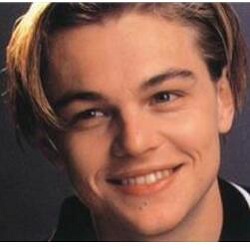
#> input picture data/6.png, 250 x 250 px; its folder holds only this picture in this run
$ python PCA.py
#> lines starting #> are read from the running program, lines starting #| are printed output that depends on the picture
import numpy as np
import matplotlib.pyplot as plt
from mpl_toolkits.mplot3d import Axes3D
from numpy.random.mtrand import RandomState
import os
import matplotlib.image as mpimg
import cv2
from PIL import Image
import math

size = (40, 40)  #将图像压缩成size大小


def PCA(data, k):
    row, col = data.shape
    mean = np.sum(data, 0) / row  #均值
    data_centered = data - mean  #均一化
    cov = np.dot(data_centered.T, data_centered)  #协方差矩阵
    eigValues, eigVectors = np.linalg.eig(cov)  #求协方差矩阵的特征值和特征向量
    eigValueSorted = np.argsort(eigValues)  #特征值排序
    eigVectorTar = eigVectors[:,
                              eigValueSorted[:-(k + 1):-1]]  #提取最大的k个特征值对应的特征向量
    return data_centered, eigVectorTar, mean


def show_3D(X):
    fig = plt.figure()
    axes = Axes3D(fig)
    axes.view_init(elev=20, azim=80)
    axes.scatter(X[:, 0], X[:, 1], X[:, 2], c=X[:, 0], cmap=plt.cm.gnuplot)
    axes.legend(loc='best')
    plt.show()


def show_2D(X):
    plt.scatter(X[:, 0].tolist(),
                X[:, 1].tolist(),
                c=X[:, 0].tolist(),
                cmap=plt.cm.gnuplot)
    plt.show()
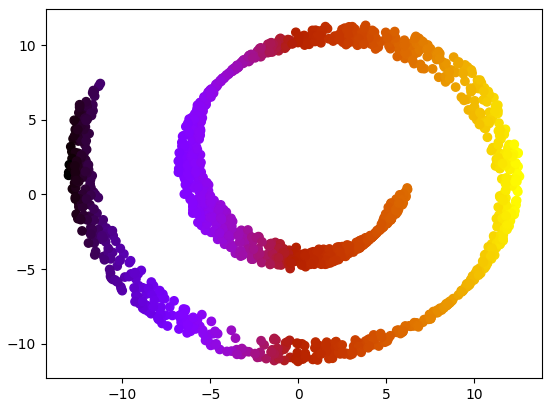
#> figure drawn by matplotlib, 1 panel


def run_PCA_data(X):
    show_3D(X)
    data_centered, eigVectors, mean = PCA(X, 2)
    data_transformed = np.dot(data_centered, eigVectors)
    show_2D(data_transformed)


'''
对x进行旋转
theta:旋转的弧度
axis:所绕的轴，x,y,z
'''


def rotate(X, theta=0, axis='x'):
    if axis == 'x':
        rotate = [[1, 0, 0], [0, np.cos(theta), -np.sin(theta)],
                  [0, np.sin(theta), np.cos(theta)]]
        return np.dot(rotate, X)
    elif axis == 'y':
        rotate = [[np.cos(theta), 0, np.sin(theta)], [0, 1, 0],
                  [-np.sin(theta), 0, np.cos(theta)]]
        return np.dot(rotate, X)
    elif axis == 'z':
        rotate = [[np.cos(theta), -np.sin(theta), 0],
                  [np.sin(theta), np.cos(theta), 0], [0, 0, 1]]
        return np.dot(rotate, X)
    else:
        print('Invaild axis')
        return X


"""
n:数据点个数
noise:噪声程度
scale_y:厚度
"""


def generate(n=100, noise=0.0, scale_y=100):
    t = 1.5 * np.pi * (1 + 2 * np.random.rand(1, n))
    x = t * np.cos(t)
    y = scale_y * np.random.rand(1, n)
    z = t * np.sin(t)
    X = np.concatenate((x, y, z))
    X += noise * np.random.randn(3, n)
    X = rotate(X, 40 * np.pi / 180, 'z')
    X = X.T
    return X


x1 = generate(1500, 0, 20)
#x2 = generate(1000, 0, 10)
#x3 = generate(1000, 1, 10)
run_PCA_data(x1)
#run_PCA_data(x2)
#run_PCA_data(x3)
'''
read data of face from path
'''


def read_face_data(file_path):
#> called with file_path = 'data'
    file_list = os.listdir(file_path)
    data = []
    i = 1
    plt.figure(figsize=size)
    for file in file_list:
        path = os.path.join(file_path, file)
        plt.subplot(3, 4, i)
        with open(path) as f:
            img = cv2.imread(path)  #read img data
#> img is the input picture: shape (250, 250, 3); mean B, G, R 80.1, 94.1, 132.5
            img = cv2.resize(img, size)  #压缩图像
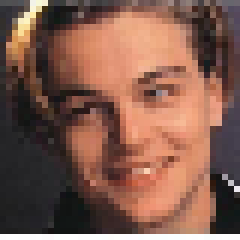
#> img: shape (40, 40, 3) (shown 6 times larger); mean B, G, R 77.6, 91.6, 130.1
            img_gray = cv2.cvtColor(img, cv2.COLOR_BGR2GRAY)  #灰度图
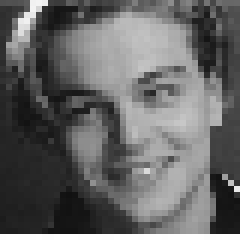
#> img_gray: shape (40, 40) (shown 6 times larger); min 17, max 255, mean 101.5
            plt.imshow(img_gray)
            h, w = img_gray.shape
#> h = 40; w = 40
            img_col = img_gray.reshape(h * w)  #拉平
#> img_col = 1600 values, max 255 at index 1561, min 17 at index 1291, mean 101.5
            data.append(img_col)
        i += 1
    plt.show()
    return np.array(data)


'''
计算峰值信噪比
'''


def psnr(img1, img2):
    mse = np.mean((img1 / 255. - img2 / 255.)**2)
    if mse < 1.0e-10:
        return 100
    PIXEL_MAX = 1
    return 20 * math.log10(PIXEL_MAX / math.sqrt(mse))


data = read_face_data('data')
n_sample, n_features = data.shape
#> n_sample = 1; n_features = 1600
data_centered, eigVectors, mean_data = PCA(data, 1)
#> call 2 of PCA, with data = array of shape (1, 1600), k = 1
#> in PCA (call 2), `mean = np.sum(data, 0) / row`: mean has the same summary as img_col in read_face_data
#> in PCA (call 2), `cov = np.dot(data_centered.T, data_centered)`: cov: shape (1600, 1600) float64; every value is 0
#> in PCA (call 2), `eigValues, eigVectors = np.linalg.eig(cov)`:
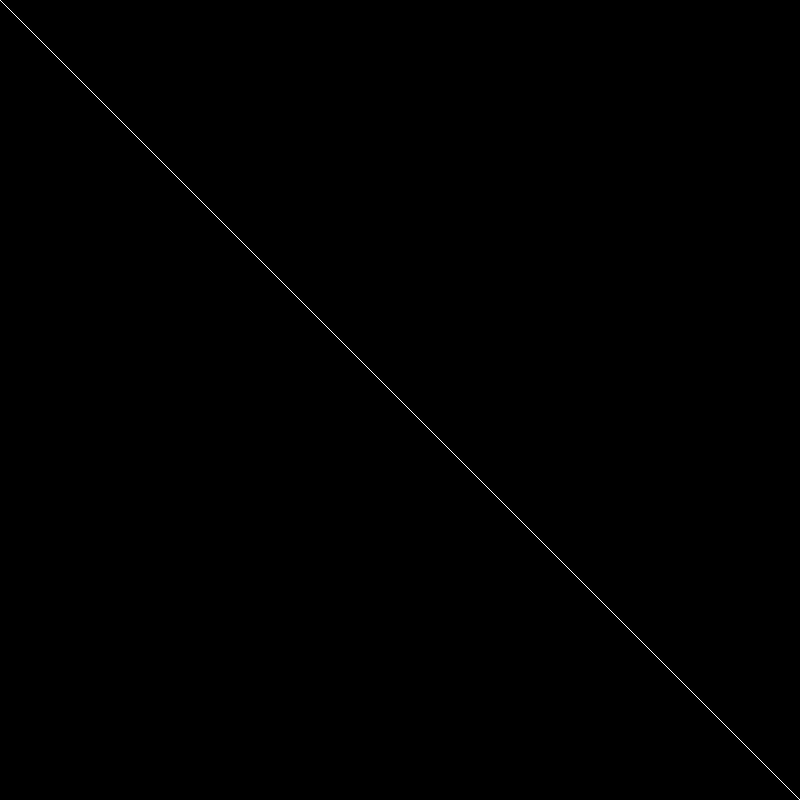
#> eigVectors: shape (1600, 1600) float64 (shown at 1/2 size); values 0 (black) and 1 (white), 0.06% white in thin lines or dots
#> in PCA (call 2), `eigValues, eigVectors = np.linalg.eig(cov)`: eigValues = 1600 values from 0 to 0
#> in PCA (call 2), `eigValueSorted = np.argsort(eigValues)`: eigValueSorted = 1600 values, max 1599 at index 7, min 0 at index 56, mean 799.5
#> in PCA (call 2), `eigVectorTar = eigVectors[:, eigValueSorted[:-(k + 1):-1]]`: eigVectorTar = 1600 values, max 1 at index 39, min 0 at index 0, mean 0.000625
#> eigVectors has the same summary as eigVectorTar in PCA; mean_data has the same summary as img_col in read_face_data
print(eigVectors)
#> (printed output is left out)
eigVectors = np.real(eigVectors)  #特征向量矩阵可能出现复向量，保留实部
data_pca = np.dot(data_centered, eigVectors)
#> data_pca = [0]
data_reconstruct = np.dot(data_pca, eigVectors.T) + mean_data
plt.figure(figsize=size)
for i in range(n_sample):
    plt.subplot(3, 4, i + 1)
    plt.imshow(data_reconstruct[i].reshape(size))
plt.show()
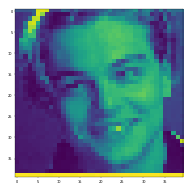
#> figure drawn by matplotlib, 1 panel

print("信噪比：")
for i in range(n_sample):
    a = psnr(data[i], data_reconstruct[i])
    print("img ", i, " 信噪比:", a)
#> this loop made 1 pass
#> (mse in psnr, a) on pass 1: (0, 100)
#| img  0  信噪比: 100

$ run again, on data/7.png
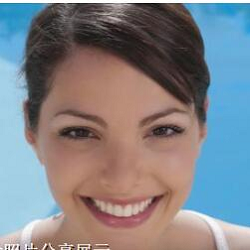
#> input picture data/7.png, 250 x 250 px
#> in read_face_data, img is the input picture: shape (250, 250, 3); mean B, G, R 134.9, 130.2, 129.5
#> img: shape (40, 40, 3)
#> in read_face_data, `img_gray = cv2.cvtColor(img, cv2.COLOR_BGR2GRAY)`:
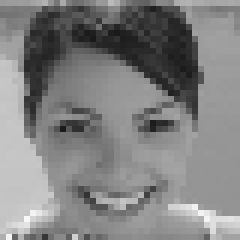
#> img_gray: shape (40, 40) (shown 6 times larger); min 25, max 248, mean 129.5
#> img_col = 1600 values, max 248 at index 1444, min 25 at index 255, mean 129.5
#> cov: shape (1600, 1600) float64; every value is 0
#> `data_centered, eigVectors, mean_data = PCA(data, 1)`: eigVectors = 1600 values, max 1 at index 39, min 0 at index 0, mean 0.000625; mean_data has the same summary as img_col in read_face_data
#> (printed output is left out)
#> data_pca = [0]
#> `plt.show()`:
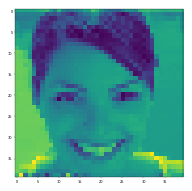
#> figure drawn by matplotlib, 1 panel
#> the loop `for i in range(n_sample):` made 1 pass
#> a on pass 1: 100
#> (printed output is left out)

$ run again, on data/8.png
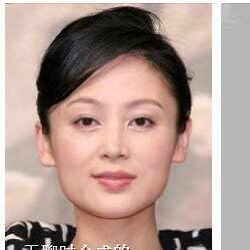
#> input picture data/8.png, 250 x 250 px
#> in read_face_data, img is the input picture: shape (250, 250, 3); mean B, G, R 145.5, 154.1, 177.7
#> img: shape (40, 40, 3)
#> in read_face_data, `img_gray = cv2.cvtColor(img, cv2.COLOR_BGR2GRAY)`:
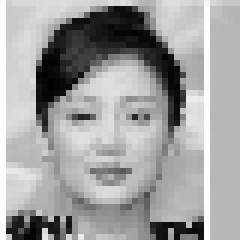
#> img_gray: shape (40, 40) (shown 6 times larger); min 2, max 255, mean 159.5
#> img_col = 1600 values, max 255 at index 194, min 2 at index 487, mean 159.5
#> cov: shape (1600, 1600) float64; every value is 0
#> `data_centered, eigVectors, mean_data = PCA(data, 1)`: eigVectors = 1600 values, max 1 at index 39, min 0 at index 0, mean 0.000625; mean_data has the same summary as img_col in read_face_data
#> (printed output is left out)
#> data_pca = [0]
#> `plt.show()`:
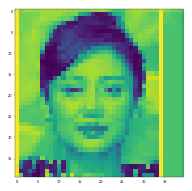
#> figure drawn by matplotlib, 1 panel
#> the loop `for i in range(n_sample):` made 1 pass
#> a on pass 1: 100
#> (printed output is left out)

$ run again, on data/9.png
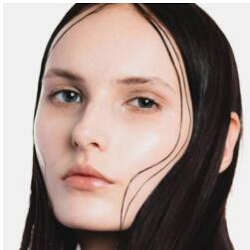
#> input picture data/9.png, 250 x 250 px
#> in read_face_data, img is the input picture: shape (250, 250, 3); mean B, G, R 138.6, 144.6, 162.6
#> img: shape (40, 40, 3)
#> in read_face_data, `img_gray = cv2.cvtColor(img, cv2.COLOR_BGR2GRAY)`:
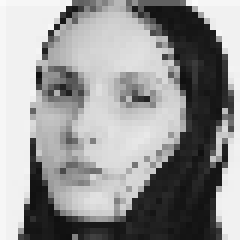
#> img_gray: shape (40, 40) (shown 6 times larger); min 16, max 250, mean 148.9
#> img_col = 1600 values, max 250 at index 0, min 16 at index 486, mean 148.9
#> cov: shape (1600, 1600) float64; every value is 0
#> `data_centered, eigVectors, mean_data = PCA(data, 1)`: eigVectors = 1600 values, max 1 at index 39, min 0 at index 0, mean 0.000625; mean_data has the same summary as img_col in read_face_data
#> (printed output is left out)
#> data_pca = [0]
#> `plt.show()`:
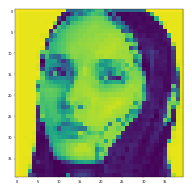
#> figure drawn by matplotlib, 1 panel
#> the loop `for i in range(n_sample):` made 1 pass
#> a on pass 1: 100
#> (printed output is left out)
